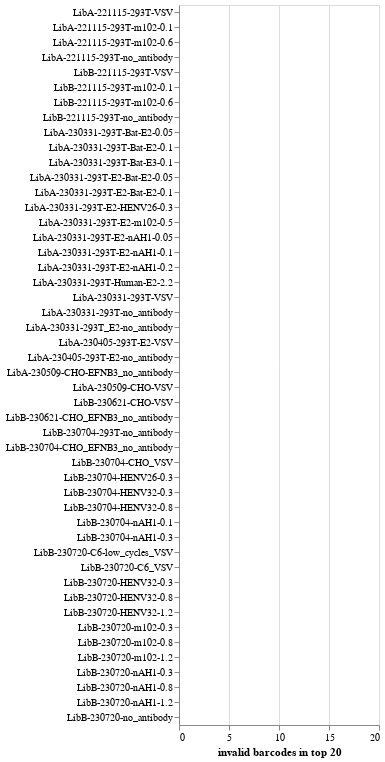

Notebook cell for this chart:
### Markdown cell above
## Check for abundant invalid barcodes
Check for each sample to see if any invalid barcodes in the top most abundant.
If so, that is a likely sign of contamination.

### Code cell
invalid_rank = counts.assign(
    rank=lambda x: x.groupby("sample")["count"].rank(method="first")
)

invalid_n = 20  # look for invalid in top this many

invalid_top_n_counts = (
    invalid_rank.sort_values("rank")
    .groupby(["sample", "valid"], as_index=False)
    .aggregate(
        invalid_in_top_n=pd.NamedAgg("rank", lambda s: len(s[s <= invalid_n])),
        top_invalid_rank=pd.NamedAgg("rank", "first"),
        top_invalid_barcode=pd.NamedAgg("barcode", "first"),
    )
    .query("valid == 'invalid'")
)

invalid_top_n_counts_chart = (
    alt.Chart(invalid_top_n_counts)
    .transform_lookup(
        "sample",
        alt.LookupData(barcode_runs, "sample", fields=["date", "library"]),
    )
    .encode(
        x=alt.X(
            "invalid_in_top_n",
            title=f"invalid barcodes in top {invalid_n}",
            scale=alt.Scale(domain=(0, invalid_n)),
        ),
        y=alt.Y("sample", title=None, sort=samples),
        tooltip=invalid_top_n_counts.columns.tolist(),
    )
    .mark_bar()
    .properties(width=200, height=alt.Step(15))
    .configure_axis(labelLimit=500)
    .add_params(*selections)
)
for selection in selections:
    invalid_top_n_counts_chart = invalid_top_n_counts_chart.transform_filter(selection)

display(invalid_top_n_counts_chart)

print("\nHere are top invalid barcodes:")
invalid_rank.query("valid == 'invalid'").query("rank <= @invalid_n")

### Figure 1 — Vega-Lite specification as saved in the notebook (floating-point values rounded to 4 significant figures)
{"config": {"view": {"continuousWidth": 300, "continuousHeight": 300}, "axis": {"labelLimit": 500}}, "data": {"name": "data-ba4a35733f9f60c850e8c1e58e149430"}, "mark": {"type": "bar"}, "encoding": {"tooltip": [{"field": "sample", "type": "nominal"}, {"field": "valid", "type": "nominal"}, {"field": "invalid_in_top_n", "type": "quantitative"}, {"field": "top_invalid_rank", "type": "quantitative"}, {"field": "top_invalid_barcode", "type": "nominal"}], "x": {"field": "invalid_in_top_n", "scale": {"domain": [0, 20]}, "title": "invalid barcodes in top 20", "type": "quantitative"}, "y": {"field": "sample", "sort": ["LibA-221115-293T-VSV", "LibA-221115-293T-m102-0.1", "LibA-221115-293T-m102-0.6", "LibA-221115-293T-no_antibody", "LibB-221115-293T-VSV", "LibB-221115-293T-m102-0.1", "LibB-221115-293T-m102-0.6", "LibB-221115-293T-no_antibody", "LibA-230331-293T-Bat-E2-0.05", "LibA-230331-293T-Bat-E2-0.1", "LibA-230331-293T-Bat-E3-0.1", "LibA-230331-293T-E2-Bat-E2-0.05", "LibA-230331-293T-E2-Bat-E2-0.1", "LibA-230331-293T-E2-HENV26-0.3", "LibA-230331-293T-E2-m102-0.5", "LibA-230331-293T-E2-nAH1-0.05", "LibA-230331-293T-E2-nAH1-0.1", "LibA-230331-293T-E2-nAH1-0.2", "LibA-230331-293T-Human-E2-2.2", "LibA-230331-293T-VSV", "LibA-230331-293T-no_antibody", "LibA-230331-293T_E2-no_antibody", "LibA-230405-293T-E2-VSV", "LibA-230405-293T-E2-no_antibody", "LibA-230509-CHO-EFNB3_no_antibody", "LibA-230509-CHO-VSV", "LibB-230621-CHO-VSV", "LibB-230621-CHO_EFNB3_no_antibody", "LibB-230704-293T-no_antibody", "LibB-230704-CHO_EFNB3_no_antibody", "LibB-230704-CHO_VSV", "LibB-230704-HENV26-0.3", "LibB-230704-HENV32-0.3", "LibB-230704-HENV32-0.8", "LibB-230704-nAH1-0.1", "LibB-230704-nAH1-0.3", "LibB-230720-C6-low_cycles_VSV", "LibB-230720-C6_VSV", "LibB-230720-HENV32-0.3", "LibB-230720-HENV32-0.8", "LibB-230720-HENV32-1.2", "LibB-230720-m102-0.3", "LibB-230720-m102-0.8", "LibB-230720-m102-1.2", "LibB-230720-nAH1-0.3", "LibB-230720-nAH1-0.8", "LibB-230720-nAH1-1.2", "LibB-230720-no_antibody"], "title": null, "type": "nominal"}}, "height": {"step": 15}, "params": [{"name": "param_1", "select": {"type": "point", "fields": ["library"]}, "bind": {"input": "select", "options": [null, "LibA", "LibB"], "labels": ["all", "LibA", "LibB"], "name": "library"}}, {"name": "param_2", "select": {"type": "point", "fields": ["date"]}, "bind": {"input": "select", "options": [null, "2022-11-15", "2023-03-31", "2023-04-05", "2023-05-09", "2023-06-21", "2023-07-04", "2023-07-20"], "labels": ["all", "2022-11-15", "2023-03-31", "2023-04-05", "2023-05-09", "2023-06-21", "2023-07-04", "2023-07-20"], "name": "date"}}], "transform": [{"lookup": "sample", "from": {"data": {"name": "data-dfbae9b1a4e633173a220601c4088e49"}, "key": "sample", "fields": ["date", "library"]}}, {"filter": {"param": "param_1"}}, {"filter": {"param": "param_2"}}], "width": 200, "$schema": "https://vega.github.io/schema/vega-lite/v5.8.0.json", "datasets": {"data-ba4a35733f9f60c850e8c1e58e149430": [{"sample": "LibA-221115-293T-VSV", "valid": "invalid", "invalid_in_top_n": 0, "top_invalid_rank": 1405.0, "top_invalid_barcode": "AAAAAAAAAAGTGGAG"}, {"sample": "LibA-221115-293T-m102-0.1", "valid": "invalid", "invalid_in_top_n": 0, "top_invalid_rank": 39610.0, "top_invalid_barcode": "AAAAAAAAAAAAAGGG"}, {"sample": "LibA-221115-293T-m102-0.6", "valid": "invalid", "invalid_in_top_n": 0, "top_invalid_rank": 56470.0, "top_invalid_barcode": "AAAAAAAAAAAAAAAA"}, {"sample": "LibA-221115-293T-no_antibody", "valid": "invalid", "invalid_in_top_n": 0, "top_invalid_rank": 12550.0, "top_invalid_barcode": "AAAAAAAAAAAAAAAT"}, {"sample": "LibA-230331-293T-Bat-E2-0.05", "valid": "invalid", "invalid_in_top_n": 0, "top_invalid_rank": 43610.0, "top_invalid_barcode": "AAAAAAAAAAGGATGA"}, {"sample": "LibA-230331-293T-Bat-E2-0.1", "valid": "invalid", "invalid_in_top_n": 0, "top_invalid_rank": 56630.0, "top_invalid_barcode": "AAAAAAAAAAGAACTC"}, {"sample": "LibA-230331-293T-Bat-E3-0.1", "valid": "invalid", "invalid_in_top_n": 0, "top_invalid_rank": 29270.0, "top_invalid_barcode": "AAAAAAAAAAAACGTA"}, {"sample": "LibA-230331-293T-E2-Bat-E2-0.05", "valid": "invalid", "invalid_in_top_n": 0, "top_invalid_rank": 8803.0, "top_invalid_barcode": "AAAAAAAAAAGAAAAA"}, {"sample": "LibA-230331-293T-E2-Bat-E2-0.1", "valid": "invalid", "invalid_in_top_n": 0, "top_invalid_rank": 6764.0, "top_invalid_barcode": "AAAAAAAAAAAAAAGC"}, {"sample": "LibA-230331-293T-E2-HENV26-0.3", "valid": "invalid", "invalid_in_top_n": 0, "top_invalid_rank": 45130.0, "top_invalid_barcode": "AAAAAAAAAACGTAAA"}, {"sample": "LibA-230331-293T-E2-m102-0.5", "valid": "invalid", "invalid_in_top_n": 0, "top_invalid_rank": 20120.0, "top_invalid_barcode": "AAAAAAAAAAAAAAAA"}, {"sample": "LibA-230331-293T-E2-nAH1-0.05", "valid": "invalid", "invalid_in_top_n": 0, "top_invalid_rank": 10720.0, "top_invalid_barcode": "AAAAAAAAAAAAAAAA"}, {"sample": "LibA-230331-293T-E2-nAH1-0.1", "valid": "invalid", "invalid_in_top_n": 0, "top_invalid_rank": 13830.0, "top_invalid_barcode": "AAAAAAAACACCCGTT"}, {"sample": "LibA-230331-293T-E2-nAH1-0.2", "valid": "invalid", "invalid_in_top_n": 0, "top_invalid_rank": 27110.0, "top_invalid_barcode": "AAAAAAAAAAGCACTC"}, {"sample": "LibA-230331-293T-Human-E2-2.2", "valid": "invalid", "invalid_in_top_n": 0, "top_invalid_rank": 44210.0, "top_invalid_barcode": "AAAAAAAAAAGCATTC"}, {"sample": "LibA-230331-293T-VSV", "valid": "invalid", "invalid_in_top_n": 0, "top_invalid_rank": 1960.0, "top_invalid_barcode": "AAAAAAAAAAGATCCG"}, {"sample": "LibA-230331-293T-no_antibody", "valid": "invalid", "invalid_in_top_n": 0, "top_invalid_rank": 29420.0, "top_invalid_barcode": "AAAAAAAAAAAACATT"}, {"sample": "LibA-230331-293T_E2-no_antibody", "valid": "invalid", "invalid_in_top_n": 0, "top_invalid_rank": 6715.0, "top_invalid_barcode": "AAAAAAAAAAAAAAAA"}, {"sample": "LibA-230405-293T-E2-VSV", "valid": "invalid", "invalid_in_top_n": 0, "top_invalid_rank": 1302.0, "top_invalid_barcode": "AAAAAAAAAAAAAAGA"}, {"sample": "LibA-230405-293T-E2-no_antibody", "valid": "invalid", "invalid_in_top_n": 0, "top_invalid_rank": 24250.0, "top_invalid_barcode": "AAAAAAAAAAAAAAAC"}, {"sample": "LibA-230509-CHO-EFNB3_no_antibody", "valid": "invalid", "invalid_in_top_n": 0, "top_invalid_rank": 3984.0, "top_invalid_barcode": "AAAAAAAAAAAACTGA"}, {"sample": "LibA-230509-CHO-VSV", "valid": "invalid", "invalid_in_top_n": 0, "top_invalid_rank": 1386.0, "top_invalid_barcode": "AAAAAAAAAAAAATAA"}, {"sample": "LibB-221115-293T-VSV", "valid": "invalid", "invalid_in_top_n": 0, "top_invalid_rank": 717.0, "top_invalid_barcode": "AAAAAAAAAAAAAGTC"}, {"sample": "LibB-221115-293T-m102-0.1", "valid": "invalid", "invalid_in_top_n": 0, "top_invalid_rank": 28280.0, "top_invalid_barcode": "AAAAAAAAAAAAAACC"}, {"sample": "LibB-221115-293T-m102-0.6", "valid": "invalid", "invalid_in_top_n": 0, "top_invalid_rank": 41190.0, "top_invalid_barcode": "AAAAAAAAAAAACTAT"}, {"sample": "LibB-221115-293T-no_antibody", "valid": "invalid", "invalid_in_top_n": 0, "top_invalid_rank": 7686.0, "top_invalid_barcode": "AAAAAAAAAAAAAACA"}, {"sample": "LibB-230621-CHO-VSV", "valid": "invalid", "invalid_in_top_n": 0, "top_invalid_rank": 1638.0, "top_invalid_barcode": "AAAAAAAAAAGAAATA"}, {"sample": "LibB-230621-CHO_EFNB3_no_antibody", "valid": "invalid", "invalid_in_top_n": 0, "top_invalid_rank": 5946.0, "top_invalid_barcode": "AAAAAAAAAAATAACT"}, {"sample": "LibB-230704-293T-no_antibody", "valid": "invalid", "invalid_in_top_n": 0, "top_invalid_rank": 14940.0, "top_invalid_barcode": "AAAAAAAAAAAACAAA"}, {"sample": "LibB-230704-CHO_EFNB3_no_antibody", "valid": "invalid", "invalid_in_top_n": 0, "top_invalid_rank": 10670.0, "top_invalid_barcode": "AAAAAAAAAAACATGC"}, {"sample": "LibB-230704-CHO_VSV", "valid": "invalid", "invalid_in_top_n": 0, "top_invalid_rank": 1175.0, "top_invalid_barcode": "AAAAAAAAAACATTTT"}, {"sample": "LibB-230704-HENV26-0.3", "valid": "invalid", "invalid_in_top_n": 0, "top_invalid_rank": 20750.0, "top_invalid_barcode": "AAAAAAAAAAACCAAT"}, {"sample": "LibB-230704-HENV32-0.3", "valid": "invalid", "invalid_in_top_n": 0, "top_invalid_rank": 14320.0, "top_invalid_barcode": "AAAAAAAAAAGAATTC"}, {"sample": "LibB-230704-HENV32-0.8", "valid": "invalid", "invalid_in_top_n": 0, "top_invalid_rank": 36660.0, "top_invalid_barcode": "AAAAAAAAAAAAAAAA"}, {"sample": "LibB-230704-nAH1-0.1", "valid": "invalid", "invalid_in_top_n": 0, "top_invalid_rank": 8305.0, "top_invalid_barcode": "AAAAAAAAAAGGATTG"}, {"sample": "LibB-230704-nAH1-0.3", "valid": "invalid", "invalid_in_top_n": 0, "top_invalid_rank": 14150.0, "top_invalid_barcode": "AAAAAAAAACAGCCCG"}, {"sample": "LibB-230720-C6-low_cycles_VSV", "valid": "invalid", "invalid_in_top_n": 0, "top_invalid_rank": 9460.0, "top_invalid_barcode": "AAAAAAAAAAACCTGC"}, {"sample": "LibB-230720-C6_VSV", "valid": "invalid", "invalid_in_top_n": 0, "top_invalid_rank": 13560.0, "top_invalid_barcode": "AAAAAAAAAACCTATG"}, {"sample": "LibB-230720-HENV32-0.3", "valid": "invalid", "invalid_in_top_n": 0, "top_invalid_rank": 4286.0, "top_invalid_barcode": "AAAAAAAAAAAACAAA"}, {"sample": "LibB-230720-HENV32-0.8", "valid": "invalid", "invalid_in_top_n": 0, "top_invalid_rank": 8490.0, "top_invalid_barcode": "AAAAAAAAAAAAAAAA"}, {"sample": "LibB-230720-HENV32-1.2", "valid": "invalid", "invalid_in_top_n": 0, "top_invalid_rank": 16090.0, "top_invalid_barcode": "AAAAAAAAAAAACTAT"}, {"sample": "LibB-230720-m102-0.3", "valid": "invalid", "invalid_in_top_n": 0, "top_invalid_rank": 10060.0, "top_invalid_barcode": "AAAAAAAAAAAAAAAA"}, {"sample": "LibB-230720-m102-0.8", "valid": "invalid", "invalid_in_top_n": 0, "top_invalid_rank": 30780.0, "top_invalid_barcode": "AAAAAAAAAAACTATG"}, {"sample": "LibB-230720-m102-1.2", "valid": "invalid", "invalid_in_top_n": 0, "top_invalid_rank": 33490.0, "top_invalid_barcode": "AAAAAAAAAAAAAAAA"}, {"sample": "LibB-230720-nAH1-0.3", "valid": "invalid", "invalid_in_top_n": 0, "top_invalid_rank": 5923.0, "top_invalid_barcode": "AAAAAAAAAAAAAAAA"}, {"sample": "LibB-230720-nAH1-0.8", "valid": "invalid", "invalid_in_top_n": 0, "top_invalid_rank": 22520.0, "top_invalid_barcode": "AAAAAAAAAAAATACT"}, {"sample": "LibB-230720-nAH1-1.2", "valid": "invalid", "invalid_in_top_n": 0, "top_invalid_rank": 34910.0, "top_invalid_barcode": "AAAAAAAAAAAAAAAA"}, {"sample": "LibB-230720-no_antibody", "valid": "invalid", "invalid_in_top_n": 0, "top_invalid_rank": 3577.0, "top_invalid_barcode": "AAAAAAAAAAACCTAC"}], "data-dfbae9b1a4e633173a220601c4088e49": [{"sample": "LibA-221115-293T-VSV", "library": "LibA", "date": "2022-11-15"}, {"sample": "LibA-221115-293T-m102-0.1", "library": "LibA", "date": "2022-11-15"}, {"sample": "LibA-221115-293T-m102-0.6", "library": "LibA", "date": "2022-11-15"}, {"sample": "LibA-221115-293T-no_antibody", "library": "LibA", "date": "2022-11-15"}, {"sample": "LibB-221115-293T-VSV", "library": "LibB", "date": "2022-11-15"}, {"sample": "LibB-221115-293T-m102-0.1", "library": "LibB", "date": "2022-11-15"}, {"sample": "LibB-221115-293T-m102-0.6", "library": "LibB", "date": "2022-11-15"}, {"sample": "LibB-221115-293T-no_antibody", "library": "LibB", "date": "2022-11-15"}, {"sample": "LibA-230331-293T-Bat-E2-0.05", "library": "LibA", "date": "2023-03-31"}, {"sample": "LibA-230331-293T-Bat-E2-0.1", "library": "LibA", "date": "2023-03-31"}, {"sample": "LibA-230331-293T-Bat-E3-0.1", "library": "LibA", "date": "2023-03-31"}, {"sample": "LibA-230331-293T-E2-Bat-E2-0.05", "library": "LibA", "date": "2023-03-31"}, {"sample": "LibA-230331-293T-E2-Bat-E2-0.1", "library": "LibA", "date": "2023-03-31"}, {"sample": "LibA-230331-293T-E2-HENV26-0.3", "library": "LibA", "date": "2023-03-31"}, {"sample": "LibA-230331-293T-E2-m102-0.5", "library": "LibA", "date": "2023-03-31"}, {"sample": "LibA-230331-293T-E2-nAH1-0.05", "library": "LibA", "date": "2023-03-31"}, {"sample": "LibA-230331-293T-E2-nAH1-0.1", "library": "LibA", "date": "2023-03-31"}, {"sample": "LibA-230331-293T-E2-nAH1-0.2", "library": "LibA", "date": "2023-03-31"}, {"sample": "LibA-230331-293T-Human-E2-2.2", "library": "LibA", "date": "2023-03-31"}, {"sample": "LibA-230331-293T-VSV", "library": "LibA", "date": "2023-03-31"}, {"sample": "LibA-230331-293T-no_antibody", "library": "LibA", "date": "2023-03-31"}, {"sample": "LibA-230331-293T_E2-no_antibody", "library": "LibA", "date": "2023-03-31"}, {"sample": "LibA-230405-293T-E2-VSV", "library": "LibA", "date": "2023-04-05"}, {"sample": "LibA-230405-293T-E2-no_antibody", "library": "LibA", "date": "2023-04-05"}, {"sample": "LibA-230509-CHO-EFNB3_no_antibody", "library": "LibA", "date": "2023-05-09"}, {"sample": "LibA-230509-CHO-VSV", "library": "LibA", "date": "2023-05-09"}, {"sample": "LibB-230621-CHO-VSV", "library": "LibB", "date": "2023-06-21"}, {"sample": "LibB-230621-CHO_EFNB3_no_antibody", "library": "LibB", "date": "2023-06-21"}, {"sample": "LibB-230704-293T-no_antibody", "library": "LibB", "date": "2023-07-04"}, {"sample": "LibB-230704-CHO_EFNB3_no_antibody", "library": "LibB", "date": "2023-07-04"}, {"sample": "LibB-230704-CHO_VSV", "library": "LibB", "date": "2023-07-04"}, {"sample": "LibB-230704-HENV26-0.3", "library": "LibB", "date": "2023-07-04"}, {"sample": "LibB-230704-HENV32-0.3", "library": "LibB", "date": "2023-07-04"}, {"sample": "LibB-230704-HENV32-0.8", "library": "LibB", "date": "2023-07-04"}, {"sample": "LibB-230704-nAH1-0.1", "library": "LibB", "date": "2023-07-04"}, {"sample": "LibB-230704-nAH1-0.3", "library": "LibB", "date": "2023-07-04"}, {"sample": "LibB-230720-C6-low_cycles_VSV", "library": "LibB", "date": "2023-07-20"}, {"sample": "LibB-230720-C6_VSV", "library": "LibB", "date": "2023-07-20"}, {"sample": "LibB-230720-HENV32-0.3", "library": "LibB", "date": "2023-07-20"}, {"sample": "LibB-230720-HENV32-0.8", "library": "LibB", "date": "2023-07-20"}, {"sample": "LibB-230720-HENV32-1.2", "library": "LibB", "date": "2023-07-20"}, {"sample": "LibB-230720-m102-0.3", "library": "LibB", "date": "2023-07-20"}, {"sample": "LibB-230720-m102-0.8", "library": "LibB", "date": "2023-07-20"}, {"sample": "LibB-230720-m102-1.2", "library": "LibB", "date": "2023-07-20"}, {"sample": "LibB-230720-nAH1-0.3", "library": "LibB", "date": "2023-07-20"}, {"sample": "LibB-230720-nAH1-0.8", "library": "LibB", "date": "2023-07-20"}, {"sample": "LibB-230720-nAH1-1.2", "library": "LibB", "date": "2023-07-20"}, {"sample": "LibB-230720-no_antibody", "library": "LibB", "date": "2023-07-20"}]}}
